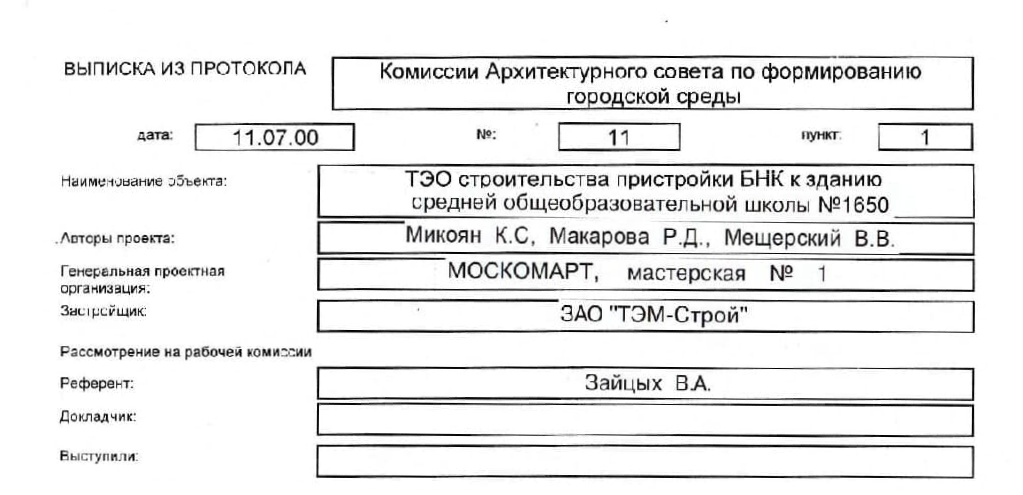
#> input picture input_images/1_rotate.jpg, 1023 x 495 px, found by its file name
$ jupyter execute 03_broken_counters_from_stackoverflow__debug.ipynb
#> lines starting #> are read from the running program, lines starting #| are printed output that depends on the picture; after the words box and inside, x2 and y2 are one past the last pixel; in counts of white or black regions, pixels touching at a corner belong together
[cell 1]
import cv2
import numpy as np
import ipywidgets as widgets
from IPython.display import display, clear_output, Image as IPImage
from pathlib import Path
import random
from scipy.ndimage import morphology as scipy_morph, label
import matplotlib.pyplot as plt
from io import BytesIO

# ======================= MAIN EXTRACTION FUNCTION WITH DEBUG ==================================
def box_extraction(img_path, dilation_size, std_multiplier, min_size, show_debug=True):
    # 1. Read in grayscale
#> called with dilation_size = 3, std_multiplier = 1, min_size = 200, show_debug = True
    img = cv2.imread(img_path, 0)
    if img is None:
        print(f"Ошибка: не удалось загрузить изображение {img_path}")
        return

    img_color = cv2.cvtColor(img, cv2.COLOR_GRAY2BGR)

    # ============ ДЕБАГ: СОХРАНЯЕМ ВСЕ ПРОМЕЖУТОЧНЫЕ ЭТАПЫ ============
    debug_images = []
    debug_names = []

    # 1. Исходное изображение
    debug_images.append(img.copy())
    debug_names.append("1. Исходное изображение (серый)")

    # 2. Inner morphological gradient.
    footprint = np.ones((dilation_size, dilation_size), dtype=bool)

    # 2.1 Дилатация
    dilated = scipy_morph.grey_dilation(img, footprint=footprint)
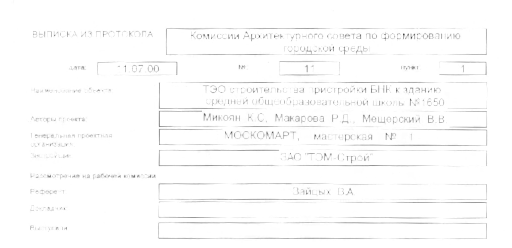
#> dilated: shape (495, 1023) (shown at 1/2 size); min 25, max 255, mean 251.2
    debug_images.append(dilated.copy())
    debug_names.append(f"2. Дилатация (kernel={dilation_size}x{dilation_size})")

    # 2.2 Вычитание (градиент)
    im = dilated.astype(np.int32) - img.astype(np.int32)
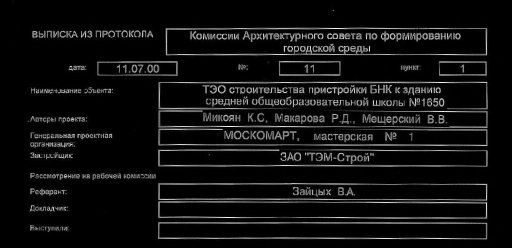
#> im: shape (495, 1023) int32 (shown at 1/2 size); min 0, max 255, mean 16.4
    im_display = np.clip(im, 0, 255).astype(np.uint8)
    debug_images.append(im_display)
    debug_names.append("3. Морфологический градиент (дилатация - оригинал)")

    # 3. Binarize using Mean + Std (Dynamic threshold)
    mean, std = im.mean(), im.std()
#> mean = 16.36; std = 43.18
    t = mean + (std * std_multiplier)
#> t = 59.54

    # 3.1 Применяем порог
    im_binary = im.copy()
    im_binary[im_binary < t] = 0
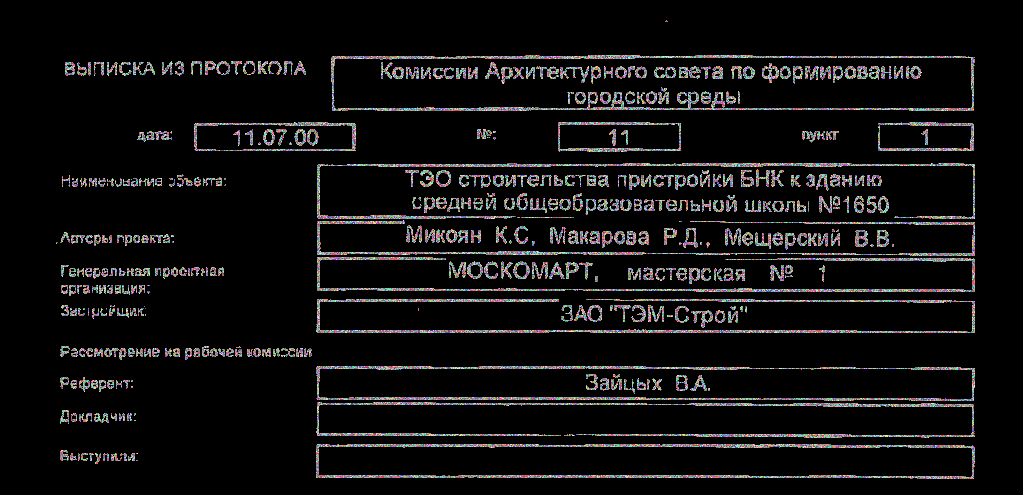
#> im_binary: shape (495, 1023) int32; 197 distinct labels, from 0 to 255; one colour per label, 0 black
    im_binary[im_binary >= t] = 1
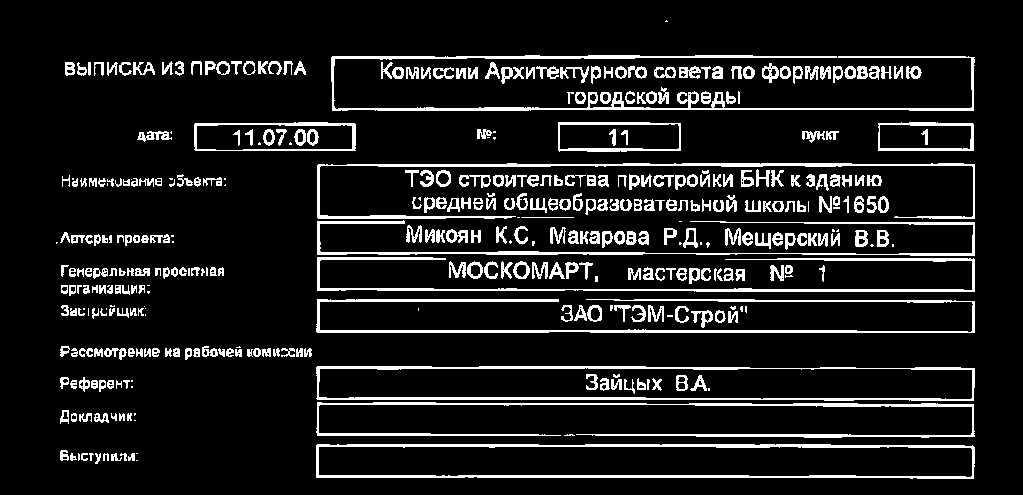
#> im_binary: shape (495, 1023) int32; values 0 (black) and 1 (white), 10.7% white; 402 white regions (63 under 20 px), largest, box (x1, y1, x2, y2) and area: (331, 55, 975, 111) 4054, (316, 444, 975, 479) 3953, (316, 299, 975, 333) 3492
    im_binary_display = (im_binary * 255).astype(np.uint8)
    debug_images.append(im_binary_display)
    debug_names.append(f"4. Бинаризация (порог={t:.2f})")

    # 4. Connected components (Scipy label)
    lbl, numcc = label(im_binary)
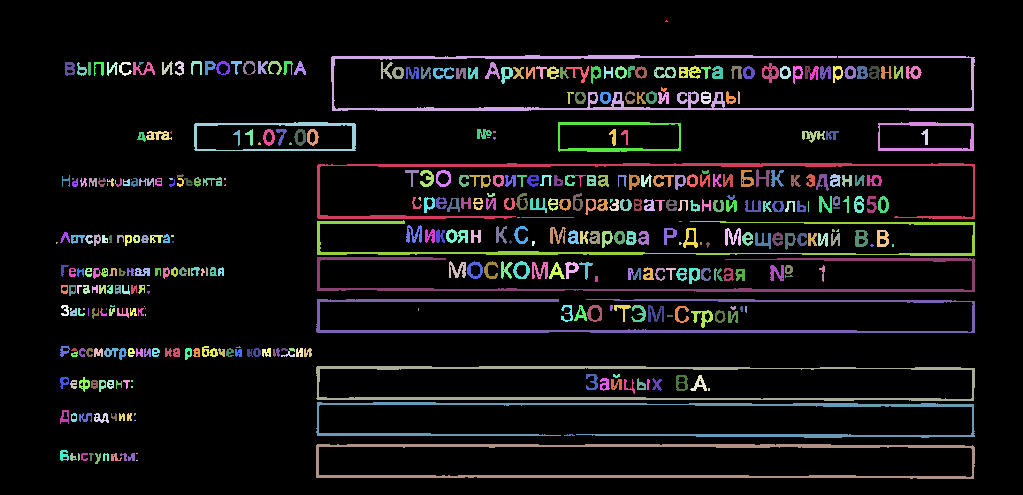
#> lbl: shape (495, 1023) int32; 428 distinct labels, from 0 to 427; one colour per label, 0 black
#> numcc = 427

    # 4.1 Визуализация меток (каждая компонента своим цветом)
    lbl_colored = np.zeros((*lbl.shape, 3), dtype=np.uint8)
    for i in range(1, numcc + 1):
        # Генерируем случайный цвет для каждой компоненты
        color = (random.randint(50, 255), random.randint(50, 255), random.randint(50, 255))
        lbl_colored[lbl == i] = color
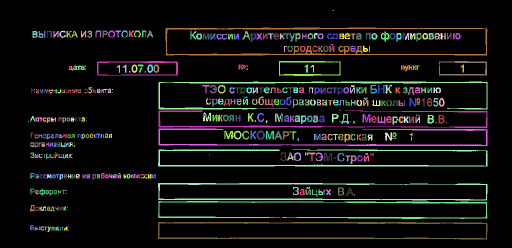
#> lbl_colored: shape (495, 1023, 3) (shown at 1/2 size); mean of channels 0, 1, 2 15.6, 16.9, 16.5; drawn as B, G, R
    debug_images.append(lbl_colored)
    debug_names.append(f"5. Связные компоненты (всего: {numcc})")

    # 5. Size threshold and Box extraction
    box_coords = []
    img_boxes = img_color.copy()
    img_components_filtered = np.zeros_like(lbl_colored)
    filtered_count = 0

    for i in range(1, numcc + 1):
        py, px = np.nonzero(lbl == i)

        # If the component is too small, ignore it
        if len(py) < min_size:
            im_binary[lbl == i] = 0
            continue

        filtered_count += 1
        img_components_filtered[lbl == i] = lbl_colored[lbl == i]

        xmin, xmax, ymin, ymax = px.min(), px.max(), py.min(), py.max()

        # Calculate bounding box
        x, y, w, h = xmin, ymin, (xmax - xmin), (ymax - ymin)

        # Generate a random color
        color = (random.randint(100, 255), random.randint(100, 255), random.randint(100, 255))

        # Draw the rectangle
        cv2.rectangle(img_boxes, (x, y), (x + w, y + h), color, 2)

        # Добавляем центр
        cx = x + w // 2
        cy = y + h // 2
        cv2.circle(img_boxes, (cx, cy), 4, (0, 255, 255), -1)

        # Добавляем номер
        cv2.putText(img_boxes, str(filtered_count), (x, y-5),
                   cv2.FONT_HERSHEY_SIMPLEX, 0.5, (255, 255, 255), 1)
#> this loop made 427 passes
#> (py, px) on passes 1, 21: ([20, 21, 21, 21], [666, 665, 666, 667]), ([62, 62, 62, 62, 62, 63, 63, 63, 63, 64, 64], [139, 140, 141, 142, 143, 139, 140, 141, 142, 139, 140])
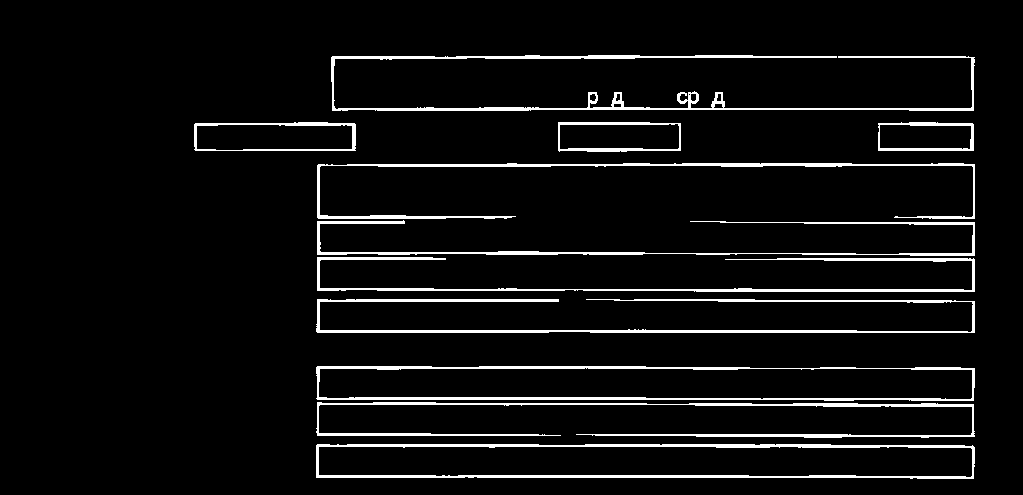
#> im_binary: shape (495, 1023) int32; values 0 (black) and 1 (white), 5.7% white; 11 white regions, largest, box (x1, y1, x2, y2) and area: (331, 55, 975, 111) 4054, (316, 444, 975, 479) 3953, (316, 299, 975, 333) 3492
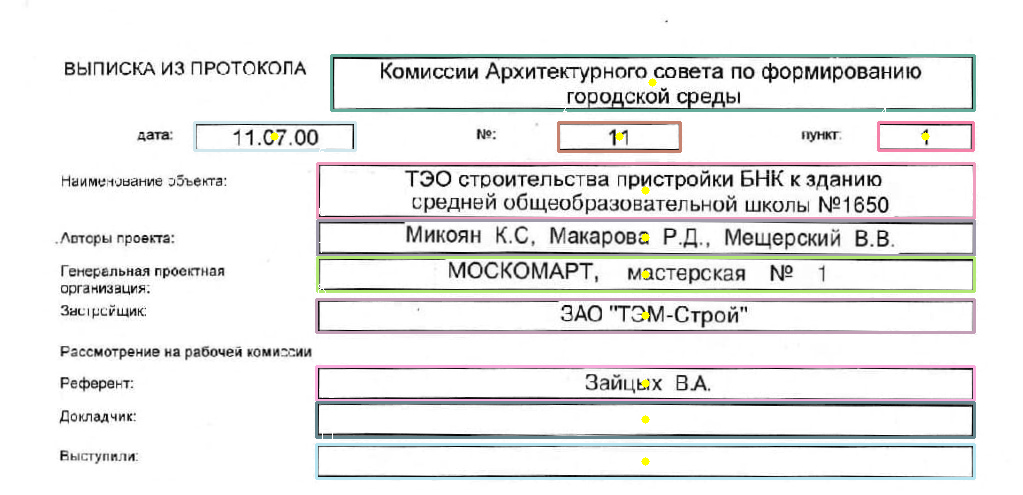
#> img_boxes: shape (495, 1023, 3); mean B, G, R 234.3, 234.6, 234.6
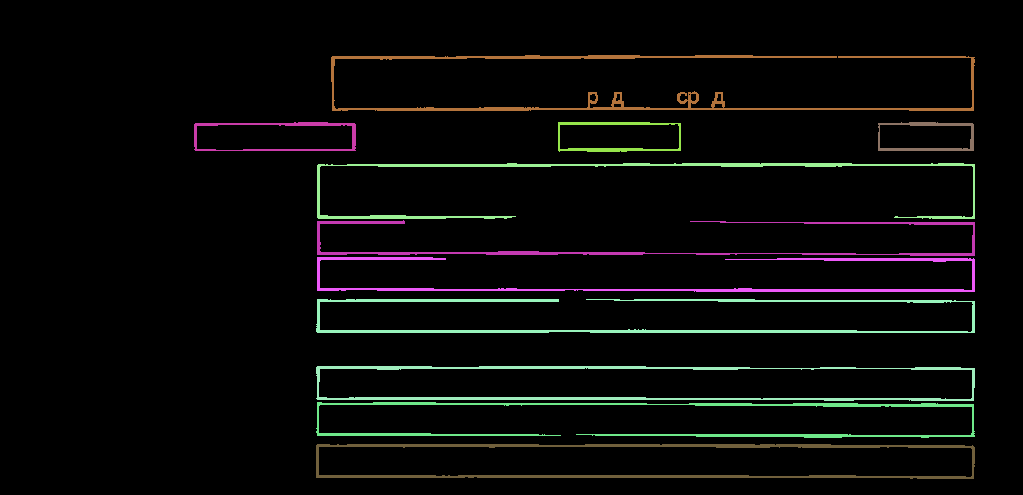
#> img_components_filtered: shape (495, 1023, 3); mean of channels 0, 1, 2 8.1, 9.2, 9.1; drawn as B, G, R
#> after the loop, filtered_count = 11

    # 5.1 Компоненты после фильтрации
    debug_images.append(img_components_filtered)
    debug_names.append(f"6. Отфильтрованные компоненты ({filtered_count} из {numcc})")

    # 5.2 Финальные боксы
    debug_images.append(img_boxes)
    debug_names.append(f"7. Найденные прямоугольники ({filtered_count})")

    # 6. DISPLAY RESULTS
    clear_output(wait=True)

    print(f"📊 СТАТИСТИКА:")
    print(f"   - Всего компонент (блоков) найдено: {numcc}")
#|    - Всего компонент (блоков) найдено: 427
    print(f"   - Отфильтровано и нарисовано: {filtered_count}")
#|    - Отфильтровано и нарисовано: 11
    print(f"   - Параметры: Dilation={dilation_size}, Std Multiplier={std_multiplier:.2f}, MinSize={min_size}")
    print(f"   - Среднее значение: {mean:.2f}, Стандартное отклонение: {std:.2f}, Порог: {t:.2f}")
#|    - Среднее значение: 16.36, Стандартное отклонение: 43.18, Порог: 59.54

    # ============ ПОКАЗЫВАЕМ ВСЕ ПРОМЕЖУТОЧНЫЕ ИЗОБРАЖЕНИЯ ============
    if show_debug:
        # Создаем фигуру с вертикальным расположением
        n_images = len(debug_images)
#> n_images = 7
        fig, axes = plt.subplots(n_images, 1, figsize=(15, 10 * n_images))

        # Если только одно изображение, делаем его списком для единообразия
        if n_images == 1:
            axes = [axes]

        for i, (debug_img, debug_name) in enumerate(zip(debug_images, debug_names)):
            # Определяем, цветное это изображение или нет
            if len(debug_img.shape) == 3:
                axes[i].imshow(cv2.cvtColor(debug_img, cv2.COLOR_BGR2RGB))
            else:
                axes[i].imshow(debug_img, cmap='gray')

            axes[i].set_title(debug_name, fontsize=14, fontweight='bold')
            axes[i].axis('off')

            # Добавляем дополнительную информацию на некоторые изображения
            if "Бинаризация" in debug_name:
                axes[i].text(10, 20, f"Порог: {t:.2f}", color='red', fontsize=12,
                        bbox=dict(facecolor='white', alpha=0.8, edgecolor='red'))
            elif "Связные компоненты" in debug_name:
                axes[i].text(10, 20, f"Компонент: {numcc}", color='white', fontsize=12,
                        bbox=dict(facecolor='black', alpha=0.8))
            elif "Отфильтрованные" in debug_name:
                axes[i].text(10, 20, f"Осталось: {filtered_count}", color='white', fontsize=12,
                        bbox=dict(facecolor='black', alpha=0.8))
            elif "Дилатация" in debug_name:
                axes[i].text(10, 20, f"Kernel: {dilation_size}x{dilation_size}", color='white', fontsize=12,
                        bbox=dict(facecolor='black', alpha=0.8))
            elif "Морфологический градиент" in debug_name:
                axes[i].text(10, 20, f"Mean: {mean:.2f}, Std: {std:.2f}", color='white', fontsize=12,
                        bbox=dict(facecolor='black', alpha=0.8))

        plt.tight_layout()
        plt.show()

    # ============ ПОКАЗЫВАЕМ ФИНАЛЬНЫЙ РЕЗУЛЬТАТ ============
    print("\n🎯 ФИНАЛЬНЫЙ РЕЗУЛЬТАТ:")
    is_success, buffer = cv2.imencode(".jpg", img_boxes)
    display(IPImage(data=buffer.tobytes()))

    # ============ ДОПОЛНИТЕЛЬНАЯ ИНФОРМАЦИЯ ============
    print("\n📝 ИНФОРМАЦИЯ О НАЙДЕННЫХ ПРЯМОУГОЛЬНИКАХ:")
    for i, coord in enumerate(box_coords):
        x, y, w, h = coord
        area = w * h
        print(f"   {i+1}: x={x}, y={y}, w={w}, h={h}, площадь={area}")

# ======================= SETUP SLIDERS ================================
Path("./output/").mkdir(parents=True, exist_ok=True)

# Слайдеры
slider_dilation = widgets.IntSlider(value=3, min=1, max=9, step=2, description='Dilation Size:')
slider_std = widgets.FloatSlider(value=1.0, min=0.0, max=3.0, step=0.1, description='Std Multiplier:')
slider_min_size = widgets.IntSlider(value=200, min=50, max=5000, step=50, description='Min Size (px):')
checkbox_debug = widgets.Checkbox(value=True, description='Показывать этапы обработки')

# ==================== BIND EVENTS ====================
def update_image(change):
    box_extraction(
        "/media/vadim/1TB_SSD/my_github/computer-vision-document-table-parser/input_images/1_rotate.jpg",
        # "/media/vadim/1TB_SSD/my_github/computer-vision-document-table-parser/input_images/modified.png",
        # "/media/vadim/1TB_SSD/my_github/computer-vision-document-table-parser/input_images/4_with_spaces.png",
        # "/media/vadim/1TB_SSD/my_github/computer-vision-document-table-parser/input_images/format2.png",
        # "/media/vadim/1TB_SSD/my_github/computer-vision-document-table-parser/input_images/format3.png",
        # "/media/vadim/1TB_SSD/my_github/computer-vision-document-table-parser/input_images/format3_.png",
        slider_dilation.value,
        slider_std.value,
        slider_min_size.value,
        checkbox_debug.value
    )
#> (the call stopped at in box_extraction, `fig, axes = plt.subplots(n_images, 1, figsize=(15, 10 * n_images))`: IPython is not available in this run)
    display(widgets.VBox([slider_dilation, slider_std, slider_min_size, checkbox_debug]))

slider_dilation.observe(update_image, names='value')
slider_std.observe(update_image, names='value')
slider_min_size.observe(update_image, names='value')
checkbox_debug.observe(update_image, names='value')

# ==================== ОТРИСОВКА ====================
display(widgets.VBox([slider_dilation, slider_std, slider_min_size, checkbox_debug]))

# Initial run
update_image(None)

$ run again, with input_images/4_with_spaces.png saved as input_images/1_rotate.jpg
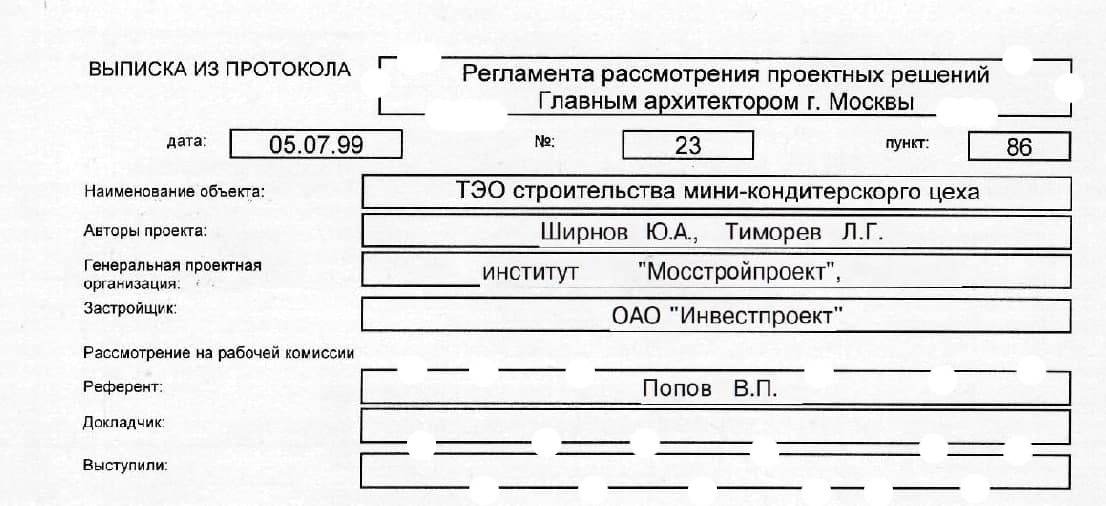
#> input picture input_images/4_with_spaces.png, 1106 x 506 px, found by its file name
#> mean = 18.77; std = 50
#> t = 68.77
#> in box_extraction, `im_binary[im_binary >= t] = 1`:
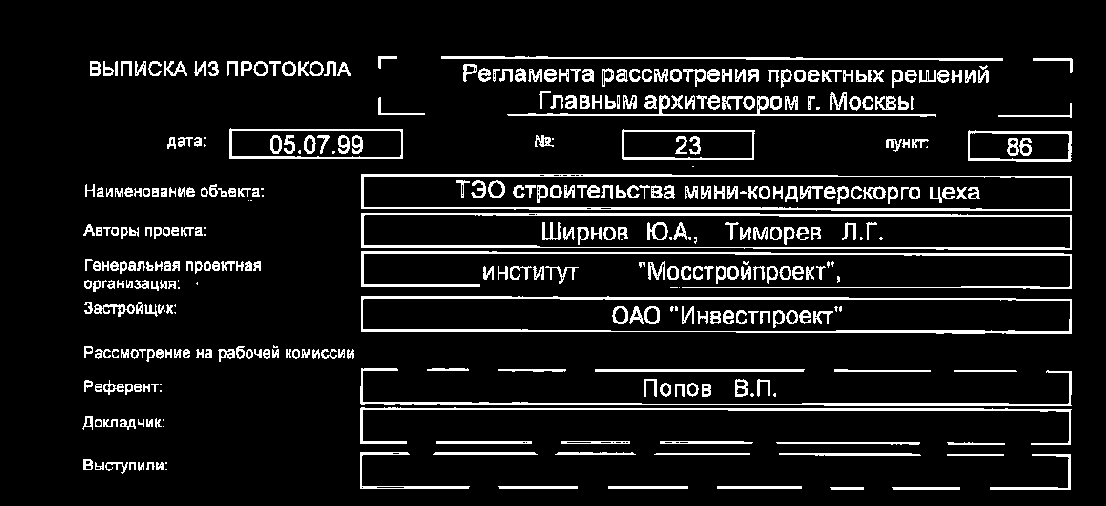
#> im_binary: shape (506, 1106) int32; values 0 (black) and 1 (white), 9.4% white; 386 white regions (47 under 20 px), largest, box (x1, y1, x2, y2) and area: (361, 296, 1072, 334) 3737, (361, 213, 1072, 250) 3537, (361, 174, 1072, 211) 3509
#> lbl: shape (506, 1106) int32; 394 distinct labels, from 0 to 393
#> numcc = 393
#> the loop in box_extraction, `for i in range(1, numcc + 1):` made 393 passes
#> (xmin, xmax, ymin, ymax, x, y, w, h) on pass 2: (441, 1002, 56, 60, 441, 56, 561, 4)
#> after the loop in box_extraction, `for i in range(1, numcc + 1):`:
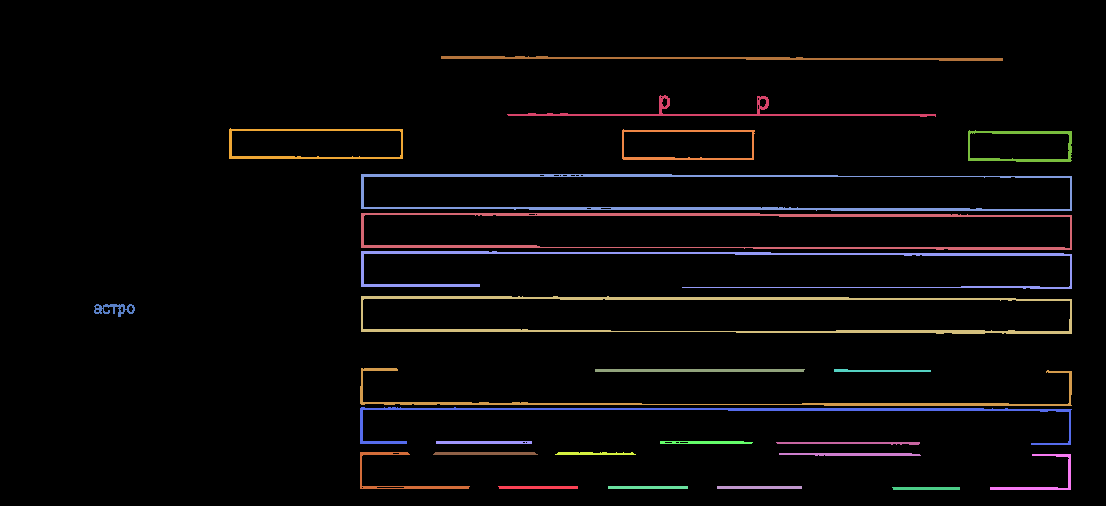
#> img_components_filtered: shape (506, 1106, 3); mean of channels 0, 1, 2 7.2, 6.9, 8.4; drawn as B, G, R
#> after the loop in box_extraction, `for i in range(1, numcc + 1):`: filtered_count = 26
#|    - Всего компонент (блоков) найдено: 393
#|    - Отфильтровано и нарисовано: 26
#|    - Среднее значение: 18.77, Стандартное отклонение: 50.00, Порог: 68.77
#> n_images = 7
